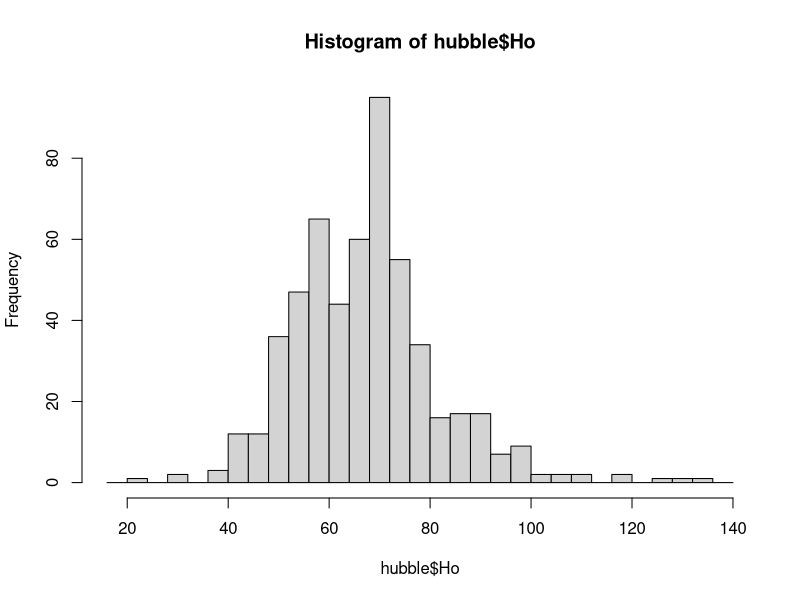
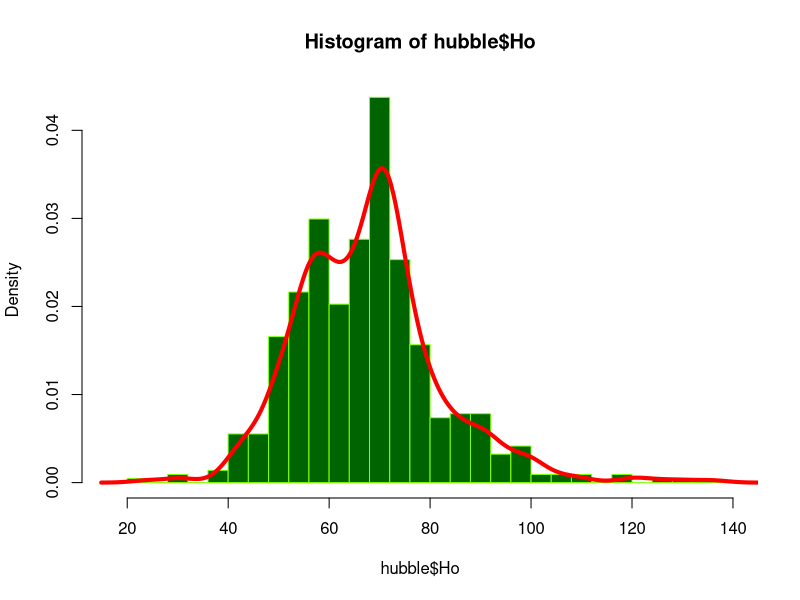
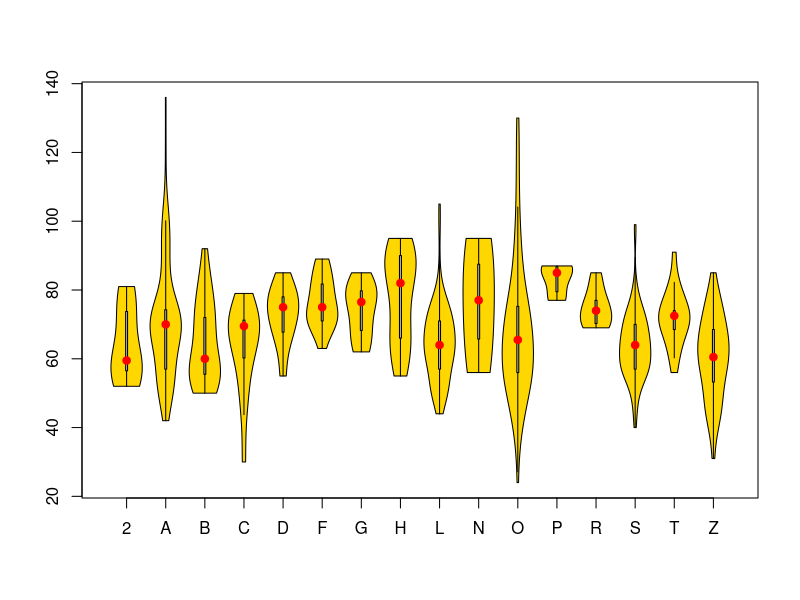
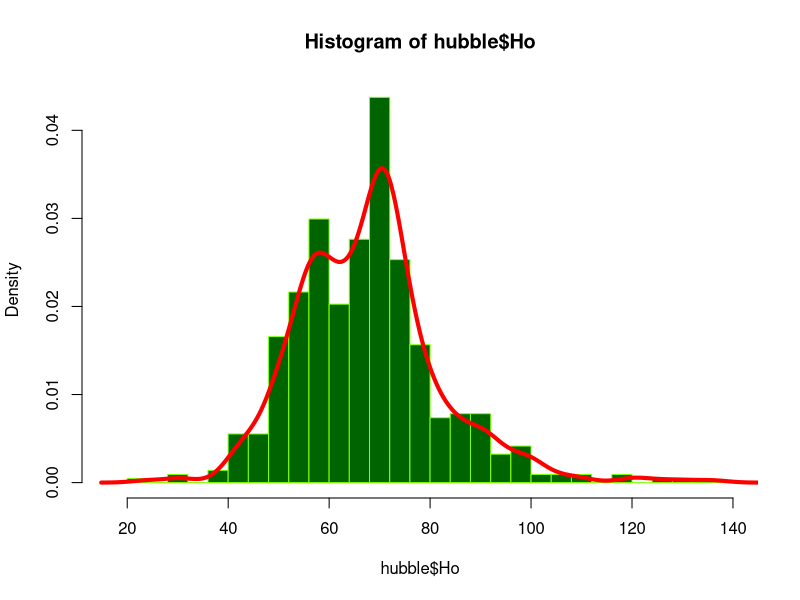
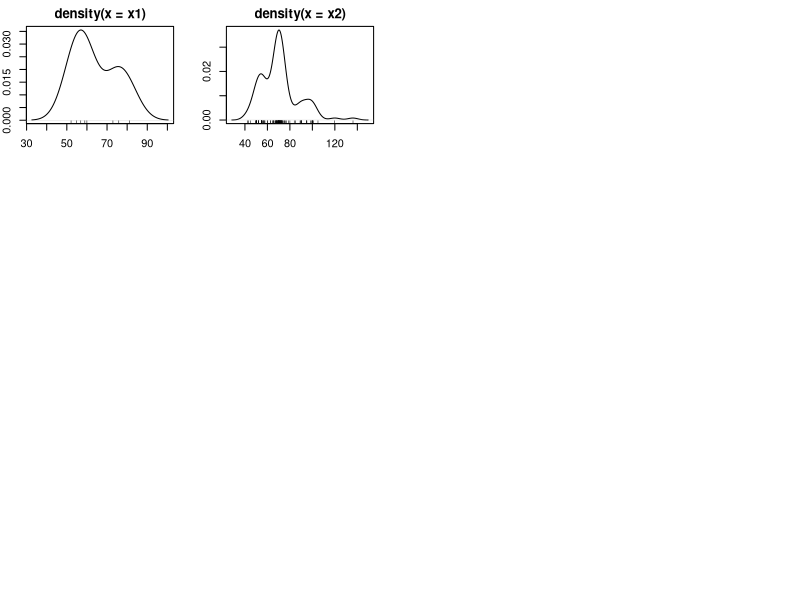
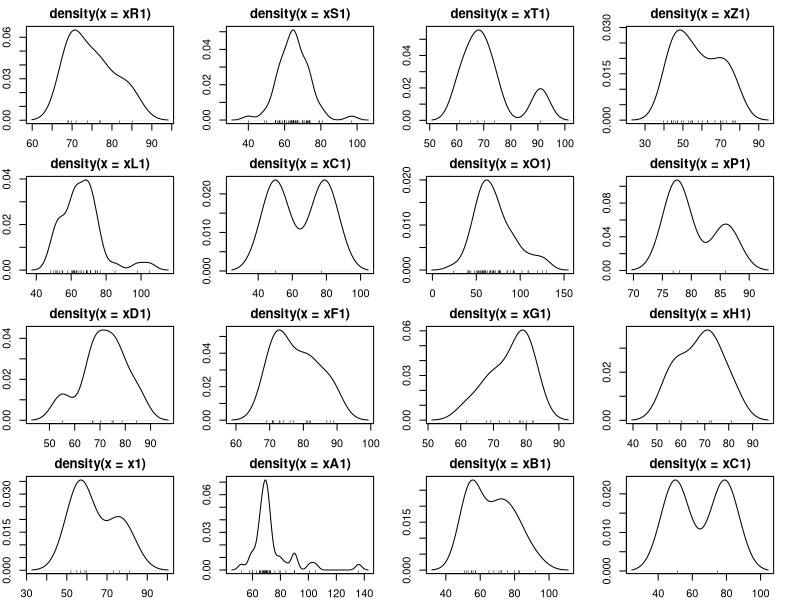
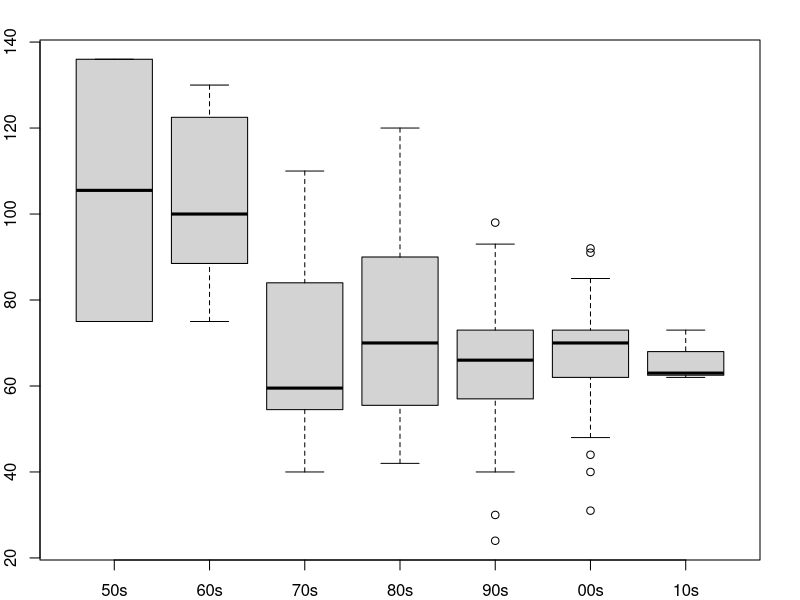

R code for these plots, in order:
library(data.table)

setwd('/home/holman/Downloads/Semana03')

hubble = read.table("HubbleConstants.dat", header = TRUE)

xseq =seq(16,140,by=4)

hist(hubble$Ho,xseq)

den = density(hubble$Ho)

hist(hubble$Ho,xseq,prob=TRUE, border="chartreuse", col="darkgreen")
lines(density(hubble$Ho),lwd=4,col="red")

table(hubble$Type)

x1 = hubble$Ho[hubble$Type == "2A"]
xA1 = hubble$Ho[hubble$Type ==  "A"]
xA2 = hubble$Ho[hubble$Type ==  "AC"]
xA3 = hubble$Ho[hubble$Type ==  "AK"]
xA4 = hubble$Ho[hubble$Type ==  "AS"]
xA5 = hubble$Ho[hubble$Type ==  "AV"]
x2 = c(xA1,xA2,xA3,xA4,xA5)
xB1 = hubble$Ho[hubble$Type ==  "B"]
xB2 = hubble$Ho[hubble$Type ==  "BK"]
xB3 = hubble$Ho[hubble$Type ==  "BS"]
x3 = c(xB1,xB2,xB3)
xC1 = hubble$Ho[hubble$Type ==  "C"]
xC2 = hubble$Ho[hubble$Type ==  "CC"]
xC3 = hubble$Ho[hubble$Type ==  "CI"]
xC4 = hubble$Ho[hubble$Type ==  "CK"]
xC5 = hubble$Ho[hubble$Type ==  "CM"]
x4 = c(xC1,xC2,xC3,xC4,xC5)
xD1 = hubble$Ho[hubble$Type ==  "D"]
xD2 = hubble$Ho[hubble$Type ==  "DK"]
x5 = c(xD1,xD2)
xF1 = hubble$Ho[hubble$Type ==  "F"]
xF2 = hubble$Ho[hubble$Type ==  "FK"]
xF3 = hubble$Ho[hubble$Type ==  "FS"]
x6 = c(xF1,xF2,xF3)
xG1 = hubble$Ho[hubble$Type ==  "G"]
xG2 = hubble$Ho[hubble$Type ==  "GK"]
xG3 = hubble$Ho[hubble$Type ==  "GS"]
xG4 = hubble$Ho[hubble$Type ==  "GV"]
x7 = c(xG1,xG2,xG3,xG4)
xH1 = hubble$Ho[hubble$Type ==  "H"]
xH2 = hubble$Ho[hubble$Type ==  "HK"]
x8 = c(xH1,xH2)
xL1 = hubble$Ho[hubble$Type ==  "L"]
xL2 = hubble$Ho[hubble$Type ==  "LC"]
xL3 = hubble$Ho[hubble$Type ==  "LI"]
x9 = c(xL1,xL2,xL3)
xN1 = hubble$Ho[hubble$Type ==  "N"]
xN2 = hubble$Ho[hubble$Type ==  "NAA"]
xN3 = hubble$Ho[hubble$Type ==  "NS"]
xN4 = hubble$Ho[hubble$Type ==  "NV"]
x10 = c(xN1,xN2,xN3,xN4)
xO1 = hubble$Ho[hubble$Type ==  "O"]
xO2 = hubble$Ho[hubble$Type ==  "OC"]
xO3 = hubble$Ho[hubble$Type ==  "OK"]
xO4 = hubble$Ho[hubble$Type ==  "OM"]
xO5 = hubble$Ho[hubble$Type ==  "OS"]
xO6 = hubble$Ho[hubble$Type ==  "OV"]
x11 = c(xO1,xO2,xO3,xO4,xO5,xO6)
xP1 = hubble$Ho[hubble$Type ==  "P"]
xP2 = hubble$Ho[hubble$Type ==  "PK"]
x12 = c(xP1,xP2)
xR1 = hubble$Ho[hubble$Type ==  "R"]
xR2 = hubble$Ho[hubble$Type ==  "rK"]
x13 = c(xR1,xR2)
xS1 = hubble$Ho[hubble$Type ==  "S"]
xS2 = hubble$Ho[hubble$Type ==  "SC"]
xS3 = hubble$Ho[hubble$Type ==  "SI"]
xS4 = hubble$Ho[hubble$Type ==  "SK"]
xS5 = hubble$Ho[hubble$Type ==  "SS"]
xS6 = hubble$Ho[hubble$Type ==  "SV"]
x14 = c(xS1,xS2,xS3,xS4,xS5,xS6)
xT1 = hubble$Ho[hubble$Type ==  "T"]
xT2 = hubble$Ho[hubble$Type ==  "TI"]
xT3 = hubble$Ho[hubble$Type ==  "TK"]
xT4 = hubble$Ho[hubble$Type ==  "TS"]
x15 = c(xT1,xT2,xT3,xT4)
xZ1 = hubble$Ho[hubble$Type ==  "Z"]
xZ2 = hubble$Ho[hubble$Type ==  "ZC"]
xZ3 = hubble$Ho[hubble$Type ==  "ZI"]
x16 = c(xZ1,xZ2,xZ3)

library(vioplot)


vioplot(x1, x2, x3, x4, x5, x6, x7, x8, x9, x10, x11, x12, x13, x14, x15, x16,
names=c("2","A","B","C","D","F","G","H","L","N","O","P","R","S","T","Z"),
col="gold", rectCol="gray", colMed="red")

hist(hubble$Ho,xseq,prob=TRUE, border="chartreuse", col="darkgreen")
lines(density(hubble$Ho),lwd=4,col="red")

library(statip)

mfv(hubble$Ho)

library(lattice)

par(mfrow=c(4,4))
par(mar=c(2,2,2,2))
plot(density(x1))
rug(jitter(x1))
plot(density(x2))
rug(jitter(x2))
par(mfrow=c(1,1))

# Reproducir la figura del articulo

par(mfrow=c(4,4))
par(mar=c(2,2,2,2))
plot(density(xR1))
rug(jitter(xR1))
plot(density(xS1))
rug(jitter(xS1))
plot(density(xT1))
rug(jitter(xT1))
plot(density(xZ1))
rug(jitter(xZ1))
plot(density(xL1))
rug(jitter(xL1))
plot(density(xC1))
rug(jitter(xC1))
plot(density(xO1))
rug(jitter(xO1))
plot(density(xP1))
rug(jitter(xP1))
plot(density(xD1))
rug(jitter(xD1))
plot(density(xF1))
rug(jitter(xF1))
plot(density(xG1))
rug(jitter(xG1))
plot(density(xH1))
rug(jitter(xH1))
plot(density(x1))
rug(jitter(x1))
plot(density(xA1))
rug(jitter(xA1))
plot(density(xB1))
rug(jitter(xB1))
plot(density(xC1))
rug(jitter(xC1))
par(mfrow=c(1,1))


hubble = read.table("HubbleConstants.dat", header = TRUE)

table(hubble$Year)

d50s = hubble$Ho[(hubble$Year >= 1950) & (hubble$Year < 1960) ]
d60s = hubble$Ho[(hubble$Year >= 1960) & (hubble$Year < 1970) ]
d70s = hubble$Ho[(hubble$Year >= 1970) & (hubble$Year < 1980) ]
d80s = hubble$Ho[(hubble$Year >= 1980) & (hubble$Year < 1990) ]
d90s = hubble$Ho[(hubble$Year >= 1990) & (hubble$Year < 2000) ]
d00s = hubble$Ho[(hubble$Year >= 2000) & (hubble$Year < 2010) ]
d10s = hubble$Ho[(hubble$Year >= 2010) ]

boxplot(d50s,d60s,d70s,d80s,d90s,d00s,d10s,
        names = c("50s","60s","70s","80s","90s","00s","10s"))


# Tarea, reproducir la figura 8 del paper de Symbad y el grafico de los boxplots por anyo
